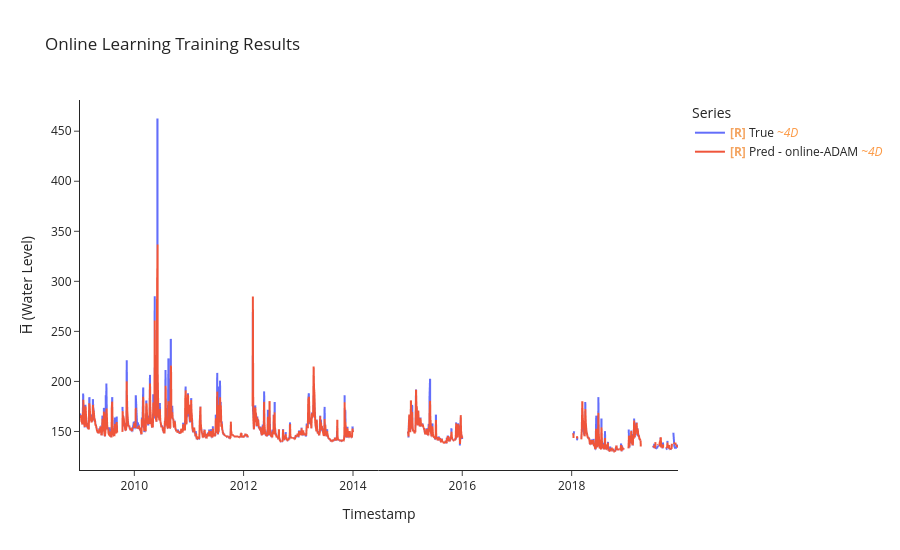

This figure's notebook cell:
### Markdown cell above
## Online Training using ADAM

### Code cell
model, optimizer, criterion = build_mlp(LOOKBACK*N_FEATURES, HORIZON)

y_true, y_pred, time_indices, cutom_adam_batch_losses = uf.train_model_online(model, optimizer,criterion,
                                                                              train_ds, train_df,
                                                                              LOOKBACK, HORIZON, BATCH_SIZE)
#training results
uf.calculate_metrics_and_plot({"online-ADAM": (y_true, y_pred, time_indices)}, 
                              plot_title="Online Learning Training Results",
                              export_metrics= True,
                              export_html= True,
                              export_file_name='results/training/Online Learning Training Results')

### Figure 1 — Plotly figure (JSON) as saved in the notebook; plotly's stock layout.template omitted (floating-point values rounded to 4 significant figures; data arrays with more than 128 entries replaced by an {"elided": "..."} marker saying what was removed)
{"data": [{"hovertemplate": "Legend=True<br>Timestamp=%{x}<br>H̅ (Water Level)=%{y}<extra></extra>", "legendgroup": "True", "line": {"color": "#636efa", "dash": "solid"}, "marker": {"symbol": "circle"}, "mode": "lines", "name": "<b style=\"color:sandybrown\">[R]</b> True <i style=\"color:#fc9944\">~4D</i>", "showlegend": true, "type": "scattergl", "uid": "4aad3841-4491-4aa6-93dc-f22c4c6b177a", "x": {"elided": "1011 str values"}, "xaxis": "x", "y": {"elided": "1011 float values"}, "yaxis": "y"}, {"hovertemplate": "Legend=Pred - online-ADAM<br>Timestamp=%{x}<br>H̅ (Water Level)=%{y}<extra></extra>", "legendgroup": "Pred - online-ADAM", "line": {"color": "#EF553B", "dash": "solid"}, "marker": {"symbol": "circle"}, "mode": "lines", "name": "<b style=\"color:sandybrown\">[R]</b> Pred - online-ADAM <i style=\"color:#fc9944\">~4D</i>", "showlegend": true, "type": "scattergl", "uid": "5f460c27-4814-43c6-bfa4-2a0596f13b6c", "x": {"elided": "1014 str values"}, "xaxis": "x", "y": {"elided": "1014 float values"}, "yaxis": "y"}], "layout": {"height": 550, "legend": {"title": {"text": "Series"}, "tracegroupgap": 0}, "title": {"text": "Online Learning Training Results"}, "xaxis": {"anchor": "y", "domain": [0, 1], "title": {"text": "Timestamp"}}, "yaxis": {"anchor": "x", "domain": [0, 1], "title": {"text": "H̅ (Water Level)"}}}}
